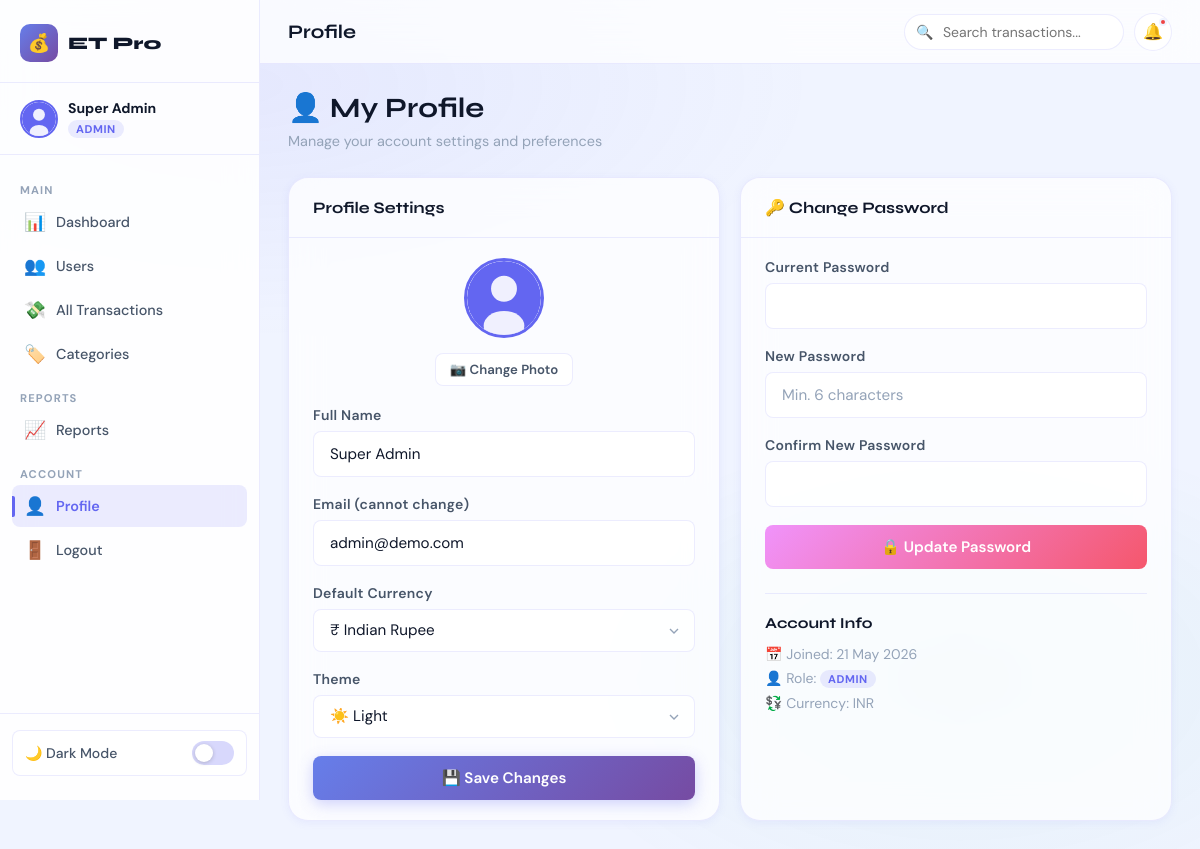
The app's page /profile.php (signed in) with its own data.
### tables this page shows
CREATE TABLE IF NOT EXISTS users (
    id          INT AUTO_INCREMENT PRIMARY KEY,
    name        VARCHAR(100) NOT NULL,
    email       VARCHAR(150) NOT NULL UNIQUE,
    password    VARCHAR(255) NOT NULL,
    role        ENUM('admin','user') DEFAULT 'user',
    avatar      VARCHAR(255) DEFAULT NULL,
    currency    VARCHAR(10) DEFAULT 'INR',
    theme       ENUM('light','dark') DEFAULT 'light',
    monthly_budget DECIMAL(15,2) DEFAULT 0.00,
    created_at  TIMESTAMP DEFAULT CURRENT_TIMESTAMP,
    updated_at  TIMESTAMP DEFAULT CURRENT_TIMESTAMP ON UPDATE CURRENT_TIMESTAMP
);

### profile.php (the view, shortened to what this page needs)
<?php
require_once '../includes/layout.php';
$db=getDB();$uid=(int)$_SESSION['user_id'];
$user=$db->prepare("SELECT * FROM users WHERE id=?");$user->execute([$uid]);$userData=$user->fetch();
pageHead('Profile');
renderHeader('Profile','profile');
?>
<div class="page-content">
  <div class="page-header"><h2>👤 My Profile</h2><p>Manage your account settings and preferences</p></div>
  <div style="display:grid;grid-template-columns:1fr 1fr;gap:20px">
    <div class="card">
      <div class="card-header"><span class="card-title">Profile Settings</span></div>
      <div class="card-body">
        <form method="POST" enctype="multipart/form-data">
          <div style="text-align:center;margin-bottom:20px">
            <img src="../assets/uploads/<?=htmlspecialchars($userData['avatar']??'default.png')?>"
                 onerror="this.src='../assets/img/avatar.svg'"
                 id="avatarPreview" style="width:80px;height:80px;border-radius:50%;object-fit:cover;border:3px solid var(--accent-primary)">
            <div style="margin-top:10px">
              <label class="btn btn-ghost btn-sm" style="cursor:pointer">📷 Change Photo
              </label>
            </div>
          </div>
          <div class="form-group"><label class="form-label">Full Name</label>
            <input type="text" name="name" class="form-control" value="<?=htmlspecialchars($userData['name'])?>" required></div>
          <div class="form-group"><label class="form-label">Email (cannot change)</label>
            <input type="email" class="form-control" value="<?=htmlspecialchars($userData['email'])?>" disabled></div>
          <div class="form-group"><label class="form-label">Default Currency</label>
            <select name="currency" class="form-control form-select">
              <?php foreach(['INR'=>'₹ Indian Rupee','USD'=>'$ US Dollar','EUR'=>'€ Euro','GBP'=>'£ British Pound'] as $c=>$l): ?>
              <option value="<?=$c?>" <?=$userData['currency']===$c?'selected':''?>><?=$l?></option>
              <?php endforeach; ?>
            </select></div>
          <div class="form-group"><label class="form-label">Theme</label>
            <select name="theme" class="form-control form-select">
              <option value="light" <?=$userData['theme']==='light'?'selected':''?>>☀️ Light</option>
            </select></div>
          <button type="submit" class="btn btn-primary btn-block">💾 Save Changes</button>
        </form>
      </div>
    </div>
    <div class="card">
      <div class="card-header"><span class="card-title">🔑 Change Password</span></div>
      <div class="card-body">
        <form method="POST">
          <div class="form-group"><label class="form-label">Current Password</label>
            <input type="password" name="current_password" class="form-control" required></div>
          <div class="form-group"><label class="form-label">New Password</label>
            <input type="password" name="new_password" class="form-control" placeholder="Min. 6 characters" required></div>
          <div class="form-group"><label class="form-label">Confirm New Password</label>
            <input type="password" name="confirm_password" class="form-control" required></div>
          <button type="submit" class="btn btn-danger btn-block">🔒 Update Password</button>
        </form>
        <div style="margin-top:24px;padding-top:20px;border-top:1px solid var(--border)">
          <h4 style="margin-bottom:12px;font-size:.95rem">Account Info</h4>
          <div style="font-size:.875rem;color:var(--text-muted)">
            <div style="margin-bottom:6px">📅 Joined: <?=date('d M Y',strtotime($userData['created_at']))?></div>
            <div style="margin-bottom:6px">👤 Role: <span class="role-badge role-<?=$userData['role']?>"><?=ucfirst($userData['role'])?></span></div>
            <div>💱 Currency: <?=$userData['currency']?></div>
          </div>
        </div>
      </div>
    </div>
  </div>
</div>
<?php renderFooter(); ?>
</body></html>

### layout.php (shortened to what this page needs)
<?php
function renderSidebar($active = 'dashboard') {
    $user    = $_SESSION;
    $isAdmin = isset($user['role']) && $user['role'] === 'admin';
    $base    = $isAdmin ? '../' : '../';
    ?>
<aside class="sidebar" id="sidebar">
    <div class="sidebar-logo">
        <div class="logo-icon">💰</div>
        <span>ET Pro</span>
    </div>
    <div class="sidebar-user">
        <img src="<?= $base ?>assets/uploads/<?= htmlspecialchars($user['avatar'] ?? 'default.png') ?>"
             onerror="this.src='<?= $base ?>assets/img/avatar.svg'"
             class="sidebar-avatar" alt="Avatar">
        <div class="sidebar-user-info">
            <strong><?= htmlspecialchars($user['name'] ?? ($user['user_name'] ?? 'User')) ?></strong>
            <span class="role-badge role-<?= $user['role'] ?? 'user' ?>"><?= ucfirst($user['role'] ?? 'user') ?></span>
        </div>
    </div>
    <nav class="sidebar-nav">
        <div class="sidebar-section-label">Main</div>
        <?php if ($isAdmin): ?>
        <a href="<?= $base ?>admin/dashboard.php"    class="nav-item <?= $active === 'dashboard'    ? 'active' : '' ?>"><span class="nav-icon">📊</span> Dashboard</a>
        <a href="<?= $base ?>admin/users.php"        class="nav-item <?= $active === 'users'        ? 'active' : '' ?>"><span class="nav-icon">👥</span> Users</a>
        <a href="<?= $base ?>admin/transactions.php" class="nav-item <?= $active === 'transactions' ? 'active' : '' ?>"><span class="nav-icon">💸</span> All Transactions</a>
        <a href="<?= $base ?>admin/categories.php"   class="nav-item <?= $active === 'categories'   ? 'active' : '' ?>"><span class="nav-icon">🏷️</span> Categories</a>
        <div class="sidebar-section-label">Reports</div>
        <a href="<?= $base ?>admin/reports.php"      class="nav-item <?= $active === 'reports'      ? 'active' : '' ?>"><span class="nav-icon">📈</span> Reports</a>
        <?php endif; ?>
        <div class="sidebar-section-label">Account</div>
        <a href="<?= $base ?>user/profile.php"       class="nav-item <?= $active === 'profile'      ? 'active' : '' ?>"><span class="nav-icon">👤</span> Profile</a>
        <a href="<?= $base ?>logout.php"             class="nav-item"><span class="nav-icon">🚪</span> Logout</a>
    </nav>
    <div class="sidebar-footer">
        <button class="theme-toggle" onclick="toggleTheme()">
            <span>🌙 Dark Mode</span>
            <div class="toggle-switch"></div>
        </button>
    </div>
</aside>
    <?php
}
function renderHeader($title = 'Dashboard', $active = 'dashboard') {
    renderSidebar($active);
    ?>
<div class="main-content">
    <header class="top-header">
        <div style="display:flex;align-items:center;gap:14px">
            <span class="header-title"><?= htmlspecialchars($title) ?></span>
        </div>
        <div class="header-actions">
            <div class="header-search">
                <span class="header-search-icon">🔍</span>
                <input type="text" id="filterSearch" placeholder="Search transactions..." oninput="onSearchInput()">
            </div>
            <div style="position:relative">
                <button class="notif-btn" id="notifBtn" onclick="toggleNotifPanel()" title="Notifications">
                    🔔 <span class="notif-dot"></span>
                </button>
            </div>
        </div>
    </header>
    <?php
}
function renderFooter() {
    ?>
</div>
    <?php
}
function pageHead($title = 'ExpenseTracker Pro') {
    $theme = isset($_COOKIE['et_theme']) && in_array($_COOKIE['et_theme'], ['light', 'dark'])
        ? $_COOKIE['et_theme']
        : 'light';
    ?>
<!DOCTYPE html>
<html lang="en" data-theme="<?= htmlspecialchars($theme) ?>">
<head>
<link rel="stylesheet" href="../assets/css/style.css">
</head>
<body>
<div class="app-layout">
    <?php
}
    ?>

### records on screen
users: name "Super Admin", role "ADMIN", email "admin@demo.com", currency "₹ Indian Rupee", theme "☀️ Light", created_at "21 May 2026", currency "INR"

### other values on screen
$title "Profile"
